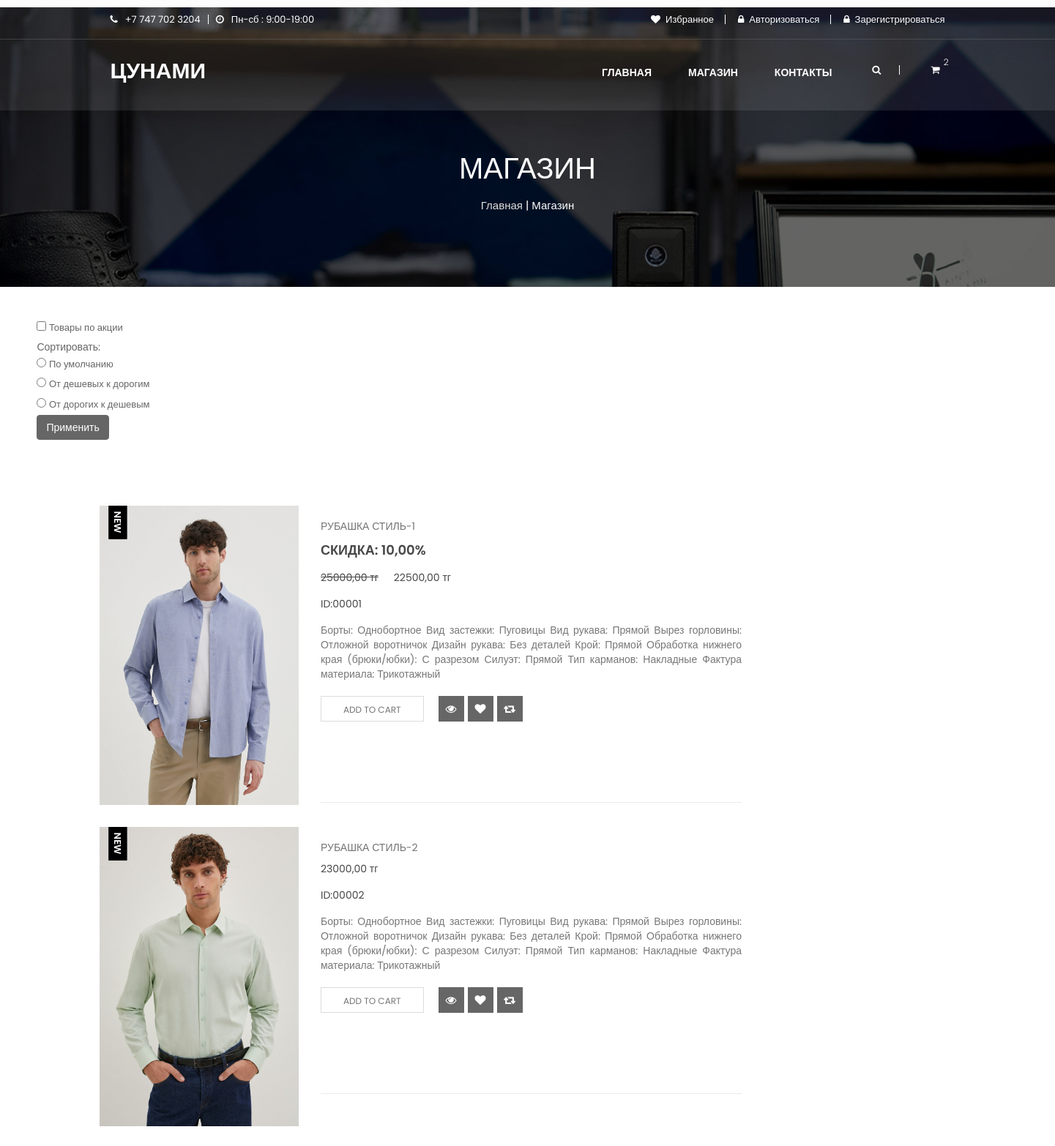
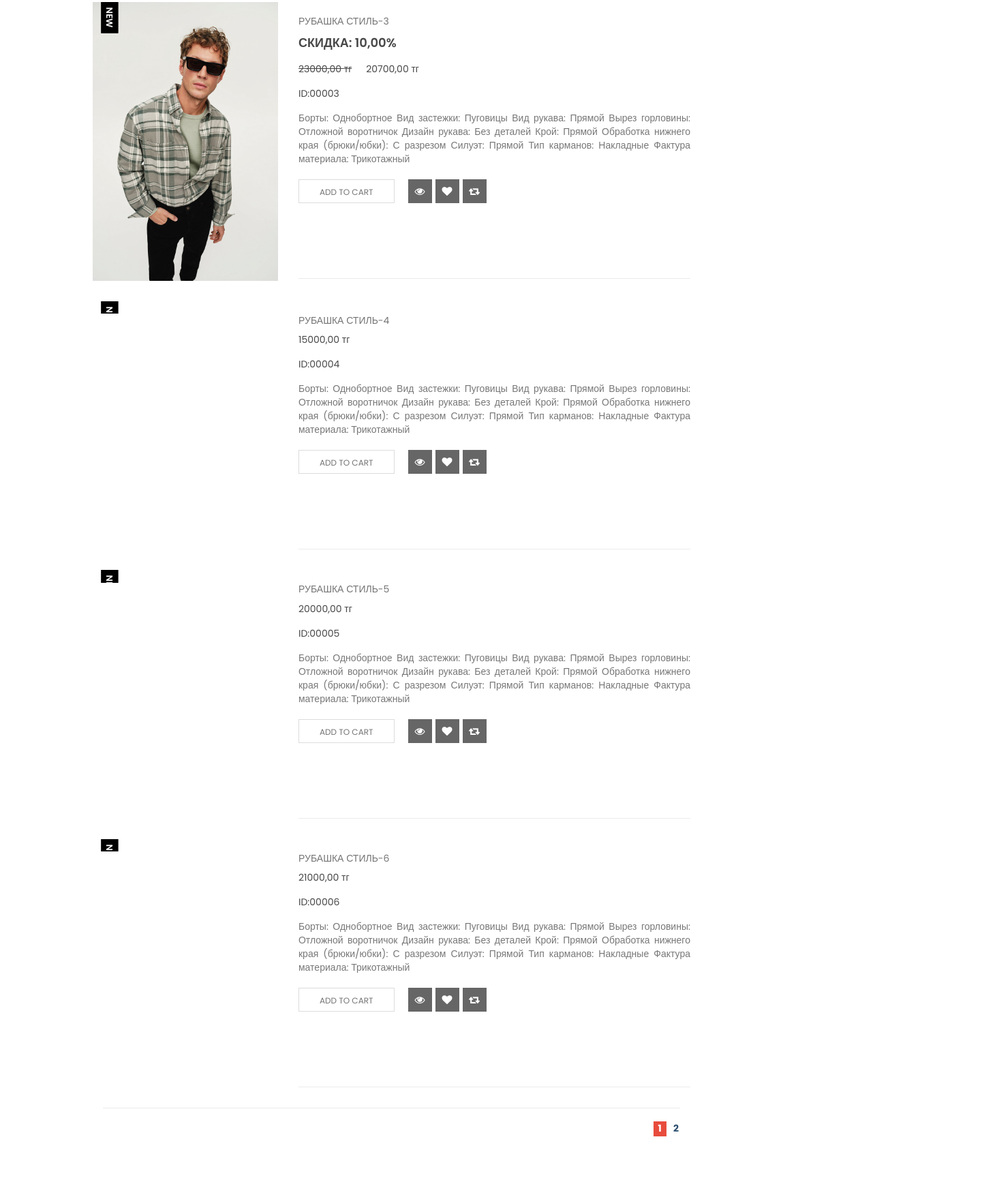
Page /catalog/all/ (upper part) on the committed database (2 pictures, top to bottom).
### goods/models.py (models this page shows, shortened)
class Products(models.Model):
    name = models.CharField(max_length=150, unique=True, verbose_name="Название")
    slug = models.SlugField(
        max_length=200, unique=True, blank=True, null=True, verbose_name="URL"
    )
    description = models.TextField(blank=True, null=True)
    image = models.ImageField(upload_to="goods_images", blank=True, null=True)
    image2 = models.ImageField(upload_to="goods_images", blank=True, null=True)
    image3 = models.ImageField(upload_to="goods_images", blank=True, null=True)
    image4 = models.ImageField(upload_to="goods_images", blank=True, null=True)
    image5 = models.ImageField(upload_to="goods_images", blank=True, null=True)
    image6 = models.ImageField(upload_to="goods_images", blank=True, null=True)
    price = models.DecimalField(
        default=0.00, max_digits=7, decimal_places=2, blank=True, null=True
    )
    discount = models.DecimalField(
        default=0.00, max_digits=7, decimal_places=2, blank=True, null=True
    )
    quantity = models.PositiveIntegerField(default=0)
    category = models.ForeignKey(to=Categories, on_delete=models.CASCADE)
    class Meta:
        db_table = "product"
        verbose_name = "Продукт"
        verbose_name_plural = "Продукты"
        ordering = ("id",)
    def display_id(self):
        return f"{self.id:05}"
    def sell_price(self):
        if self.discount:
            return round(self.price - self.price * self.discount/100,2)
        return self.price

### goods/views.py (the view)
# urls.py: path("catalog/", include("goods.urls", namespace='catalog')),
def catalog(request, category_slug = None, page = 1):
    page = request.GET.get('page', 1)
    on_sale = request.GET.get('on_sale', None)
    order_by = request.GET.get('order_by', None)
    query = request.GET.get('q', None)
    if category_slug == "all":
        goods = Products.objects.all()
    elif query:
        goods = q_search(query)
    else:
        goods = Products.objects.filter(category__slug=category_slug)
    if on_sale:
        goods = goods.filter(discount__gt=0)
    if order_by and order_by != 'default':
        goods = goods.order_by(order_by)
    paginator = Paginator(goods, 6)
    current_page = paginator.page(page)
    context = {
        "goods": current_page,
        "slug_url": category_slug,
    }
    return render(request, "goods/shop.html", context)

### goods/templatetags/goods_tags.py (called while the page is built)
@register.simple_tag()
def tag_categories():
    return Categories.objects.all()

@register.simple_tag(takes_context=True)
def change_programs(context, **kwards):
    query = context['request'].GET.dict()
    query.update(kwards)
    return urlencode(query)

### goods/templates/goods/shop.html (shortened to what this page needs)
{% extends "main/base.html" %}
{% load static %}
{% load goods_tags %}*
{% block content %}
    <section class="contact-img-area">
        <div class="container">
            <div class="row">
                <div class="col-md-12 text-center">
                    <div class="con-text">
                        <h2 class="page-title">Магазин</h2>
                        <p><a href="#">Главная</a> | Магазин</p>
                    </div>
                </div>
            </div>
        </div>
    </section>
    <div class="goods_sort">
        <form action="{% if request.GET.q %} {% url "catalog:search" %} {% else %} {%  url 'catalog:index' slug_url %} {% endif %}" method="get" data-bs-theme="dark">
            <div class="form-check text-white mx-3">
                <input class="form-check-input" type="checkbox" name="on_sale" id="flexCheckDefault" value="on" {% if request.GET.on_sale == 'on' %}checked{% endif %}>
                <label class="form-check-label" for="flexCheckDefault">
                    Товары по акции
                </label>
            </div>
            <p class="text-white mx-3 mt-3">Сортировать:</p>
            <div class="form-check text-white mx-3">
                <input class="form-check-input" type="radio" name="order_by" id="flexRadioDefault1" value="default"
                {% if request.GET.order_by or request.GET.order_by == 'default' %}checked{% endif %}>
                <label class="form-check-label" for="flexRadioDefault1">
                    По умолчанию
                </label>
            </div>
            <div class="form-check text-white mx-3">
                <input class="form-check-input" type="radio" name="order_by" id="flexRadioDefault2" value="price"
                {% if request.GET.order_by == 'price' %}checked{% endif %}>
                <label class="form-check-label" for="flexRadioDefault2">
                    От дешевых к дорогим
                </label>
            </div>
            <div class="form-check text-white mx-3">
                <input class="form-check-input" type="radio" name="order_by" id="flexRadioDefault3" value="-price"
                {% if request.GET.order_by == '-price' %}checked{% endif %}>
                <label class="form-check-label" for="flexRadioDefault3">
                    От дорогих к дешевым
                </label>
            </div>
            <button type="submit" class="btn btn-primary mx-3 mt-3">Применить</button>
        </form>
    </div>
    <section class="pages products-page section-padding-top">
        <div class="container">
            <div class="row">
                <div class="col-md-8 col-lg-9 col-sm-12">
                    <div class="row">
                        <div class="col-md-12 col-sm-12 col-xs-12">
                            <div class="features-tab">
                            {% for product in goods %}
                                <div class="tab-content">
                                    <div role="tabpanel" class="tab-pane active" id="home">
                                        <div class="row">
                                    <div role="tabpanel" class="tab-pane" id="profile">
                                        <div class="row">
                                            <div class="li-item">
                                                <div class="col-md-4 col-sm-4">
                                                    <div class="tb-product-item-inner tb2 pct-last">
                                                        <div class="pro-type">
                                                            <span>new</span>
                                                        </div>
                                                        <div class="re-img">
                                                            {% if product.image %}
                                                                <a href="{% url 'catalog:product' product.slug %}"><img src="{{product.image.url}}" alt="" /></a>
                                                            {% else %}
                                                                <a href="#"><img src="{% static 'img/products/1.jpg' %}" alt="" /></a>
                                                            {% endif %}
                                                        </div>
                                                    </div>
                                                </div>
                                                <div class="col-md-8 col-sm-8">
                                                    <div class="f-fix">
                                                        <div class="tb-beg">
                                                            <a href="{% url 'catalog:product' product.slug %}">{{product.name}}</a>
                                                        </div>
                                                        <div class="tb-product-wrap-price-rating">
                                                            <div class="tb-product-price font-noraure-3">
                                                                {% if product.discount %}
                                                                    <h4 class="amount2 ana">Скидка: {{product.discount}}%</h4>
                                                                    <span class="amount2 ana nosell">{{product.price}} тг</span>
                                                                    <span class="amount2 ana">{{product.sell_price}} тг</span></br>
                                                                {% else %}
                                                                    <span class="amount2 ana">{{product.price}} тг</span></br>
                                                                {% endif %}
                                                                <span class="product_id">ID:{{product.display_id}}</span>
                                                            </div>
                                                        </div>
                                                        <p class="desc">{{product.description|truncatechars:300}}</p>
                                                        <div class="last-cart l-mrgn ns">
                                                            <a class="las4" href="#">Add To Cart</a>
                                                        </div>
                                                        <div class="tb-product-btn">
                                                            <a href="#">
                                                                <i class="fa fa-eye"></i>
                                                            </a>
                                                            <a href="#">
                                                                <i class="fa fa-heart"></i>
                                                            </a>
                                                            <a href="#">
                                                                <i class="fa fa-retweet"></i>
                                                            </a>
                                                        </div>
                                                    </div>
                                                </div>
                                            </div>
                                        </div>
                                    </div>
                                </div>
                            {% endfor %}
                                <div class="shop-all-tab-cr shop-bottom">
                                    <div class="two-part">
                                        <div class="shop5 page">
                                            <ul>
                                                <li>
                                                    {% for page in goods.paginator.page_range %}
                                                        {% if page >= goods.number|add:-1 and page <= goods.number|add:1 %}
                                                            <a class="{% if  goods.number == page  %} active {% endif %}" href="?{% change_programs page=page %}">{{page}}</a>
                                                        {% endif %}
                                                    {% endfor %}
                                                </li>
                                            </ul>
                                        </div>
                                    </div>
                                </div>
                            </div>
                        </div>
                    </div>
                </div>
            </div>
        </div>
    </section>
{% endblock content %}

### rows in the picture
Products: image (picture), name "РУБАШКА СТИЛЬ-1", discount "10,00", price "25000,00", sell_price "22500,00", display_id "00001", description "Борты: Однобортное Вид застежки: Пуговицы Вид рукава: Прямой Вырез горловины: Отложной воротничок Дизайн рукава: Без деталей Крой: Прямой Обработка нижнего края (брюки/юбки): С разрезом Силуэт: Прямой Тип карманов: Накладные Фактура материала: Трикотажный"
Products: image (picture), name "РУБАШКА СТИЛЬ-2", price "23000,00", display_id "00002", description "Борты: Однобортное Вид застежки: Пуговицы Вид рукава: Прямой Вырез горловины: Отложной воротничок Дизайн рукава: Без деталей Крой: Прямой Обработка нижнего края (брюки/юбки): С разрезом Силуэт: Прямой Тип карманов: Накладные Фактура материала: Трикотажный"
Products: image (picture), name "РУБАШКА СТИЛЬ-3", discount "10,00", price "23000,00", sell_price "20700,00", display_id "00003", description "Борты: Однобортное Вид застежки: Пуговицы Вид рукава: Прямой Вырез горловины: Отложной воротничок Дизайн рукава: Без деталей Крой: Прямой Обработка нижнего края (брюки/юбки): С разрезом Силуэт: Прямой Тип карманов: Накладные Фактура материала: Трикотажный"
Products: name "РУБАШКА СТИЛЬ-4", price "15000,00", display_id "00004", description "Борты: Однобортное Вид застежки: Пуговицы Вид рукава: Прямой Вырез горловины: Отложной воротничок Дизайн рукава: Без деталей Крой: Прямой Обработка нижнего края (брюки/юбки): С разрезом Силуэт: Прямой Тип карманов: Накладные Фактура материала: Трикотажный"
Products: name "РУБАШКА СТИЛЬ-5", price "20000,00", display_id "00005", description "Борты: Однобортное Вид застежки: Пуговицы Вид рукава: Прямой Вырез горловины: Отложной воротничок Дизайн рукава: Без деталей Крой: Прямой Обработка нижнего края (брюки/юбки): С разрезом Силуэт: Прямой Тип карманов: Накладные Фактура материала: Трикотажный"
Products: name "РУБАШКА СТИЛЬ-6", price "21000,00", display_id "00006", description "Борты: Однобортное Вид застежки: Пуговицы Вид рукава: Прямой Вырез горловины: Отложной воротничок Дизайн рукава: Без деталей Крой: Прямой Обработка нижнего края (брюки/юбки): С разрезом Силуэт: Прямой Тип карманов: Накладные Фактура материала: Трикотажный"

### other values in the picture
{{ page }} "1" "2"
